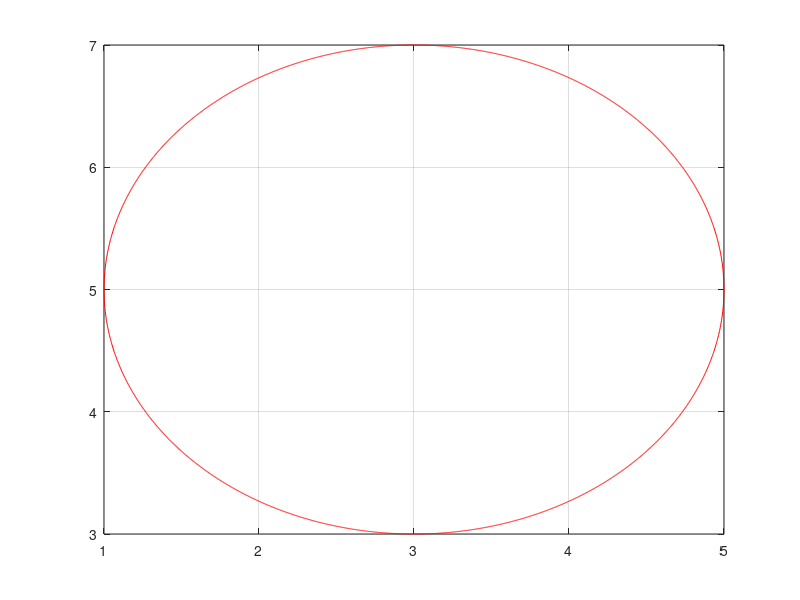

The MATLAB script that drew this image:
clc, clear all, close all;
r=2;
a=3;
b=5;
precision=1000;

x=linspace(a-r, a+r, r*precision);

y1=(r^2-(x-a).^2).^0.5+b;
y2=-(r^2-(x-a).^2).^0.5+b;

plot(x,y1,'r')
hold on
grid on
plot(x,y2,'r')
